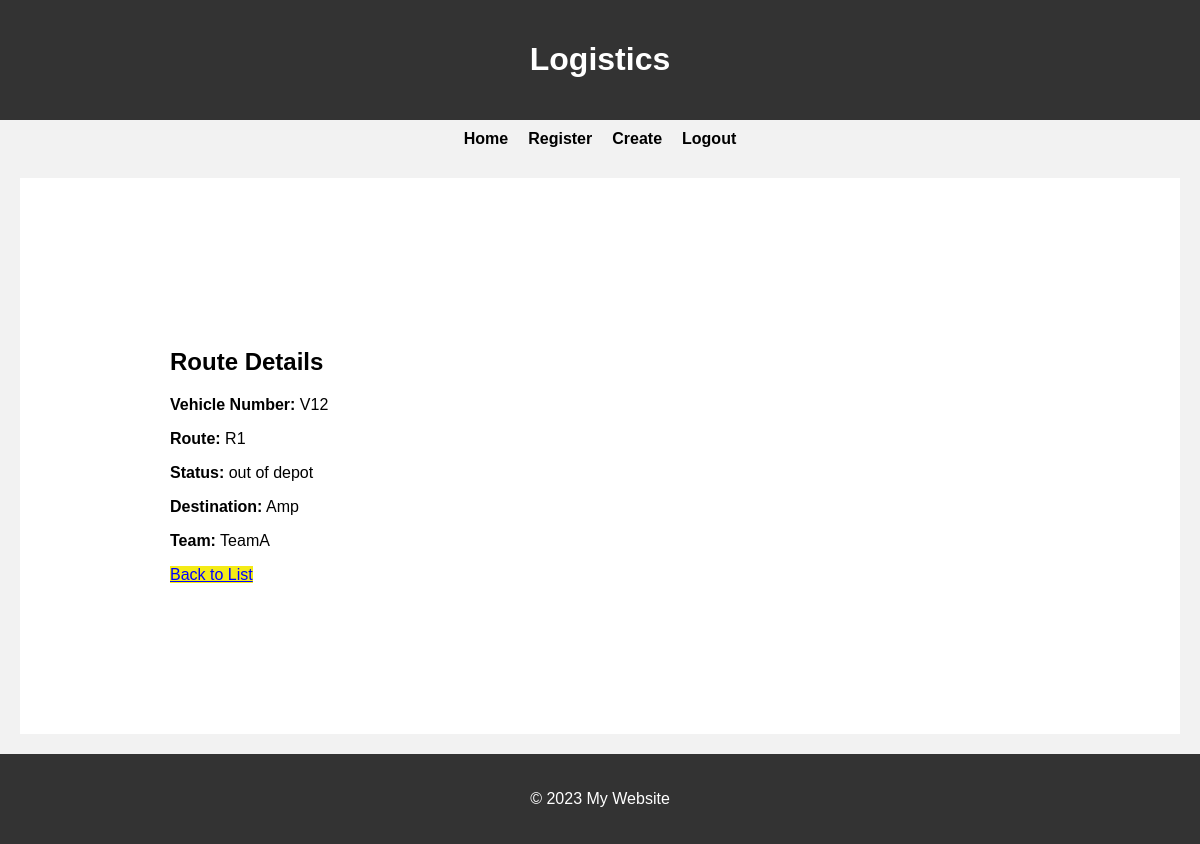
/1/ (signed in), run on the app's committed database.
### logisticsapp/models.py (models this page shows)
class routeLogistics(models.Model):
    vehicleNumber=models.CharField(max_length=200,null=True,unique=True)
    route = models.CharField(max_length=200, null=True)
    status = models.CharField(max_length=200,choices=otservice)
    destination = models.CharField(max_length=200, null=True)
    team = models.CharField(max_length=200, null=True,choices=teamss)

### logisticsapp/views.py (the view)
# urls.py: path('<int:pk>/', views.routeLogistics_detail, name='routeLogistics_detail'),
@login_required
def routeLogistics_detail(request, pk):
    route = get_object_or_404(routeLogistics, pk=pk)
    return render(request, 'routeLogistics/routelogistics_detail.html', {'route': route})

### templates/routeLogistics/routelogistics_detail.html
{% extends 'main.html' %}
{% block content %}
  <h2>Route Details</h2>
  <p><strong>Vehicle Number:</strong> {{ route.vehicleNumber }}</p>
  <p><strong>Route:</strong> {{ route.route }}</p>
  <p><strong>Status:</strong> {{ route.status }}</p>
  <p><strong>Destination:</strong> {{ route.destination }}</p>
  <p><strong>Team:</strong> {{ route.team }}</p>
  <a style="background-color:#F4EB16; color:blue" class="btn btn-outline-info"  href="{% url 'home' %}">Back to List</a>
{% endblock %}

### templates/main.html (style rules this page uses)
body { font-family: Arial, sans-serif; background-color: #f2f2f2; margin: 0; padding: 0; }

### data on the page
routeLogistics: vehicleNumber "V12", route "R1", status "out of depot", destination "Amp", team "TeamA"
